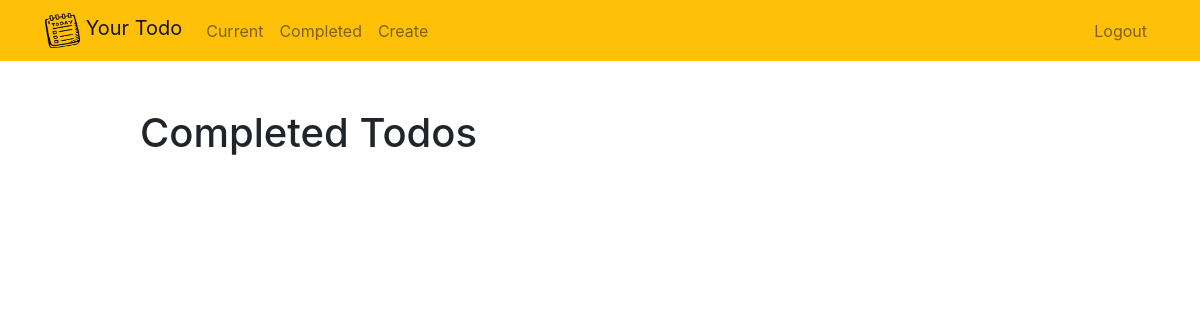
Before: /completed/ (signed in) with the older database file.
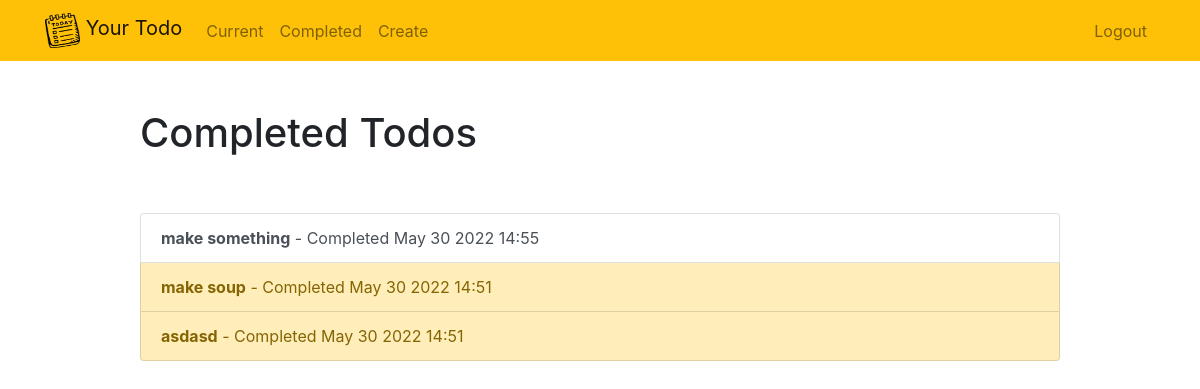
After: the same page with the newer database file.
### todo/models.py (models this page shows, shortened)
class Todo(models.Model):
    title = models.CharField(max_length=100)
    memo = models.TextField(blank=True)
    created = models.DateTimeField(auto_now_add=True)
    datecompleted = models.DateTimeField(null=True, blank=True)
    important = models.BooleanField(default=False)
    user = models.ForeignKey(User, on_delete=models.CASCADE)

### todo/views.py (the view)
# urls.py: path('completed/', views.completedtodos, name='completedtodos'),
@login_required
def completedtodos(request):
    todos = Todo.objects.filter(user=request.user, datecompleted__isnull=False).order_by('-datecompleted')
    return render(request, 'todo/completedtodos.html', {'todos':todos})

### todo/templates/todo/completedtodos.html
{% extends "todo/base.html" %}
{% block content %}
    <div class="row justify-content-center mt-5">
        <div class="col-md-10">
            <h1>Completed Todos</h1>
        </div>
    </div>
    <div class="row justify-content-center mt-5">
        <div class="col-md-10">
            <div class="list-group">
                {% for todo in todos %}
                    <a href="{% url 'viewtodo' todo.id %}" class="list-group-item list-group-item-action{% if todo.important %} list-group-item-warning{% endif %}">
                      <b>{{ todo.title }}</b> - Completed {{ todo.datecompleted|date:'M j Y H:i' }}</a>
                {% endfor %}
            </div>
        </div>
    </div>
{% endblock %}

Changed rows visible on the page:
now on this page (row edited): Todo: title "make something", datecompleted "May 30 2022 14:55", important False (drawn)
now on this page (row edited): Todo: title "make soup", datecompleted "May 30 2022 14:51"
now on this page (row edited): Todo: title "asdasd", datecompleted "May 30 2022 14:51"
